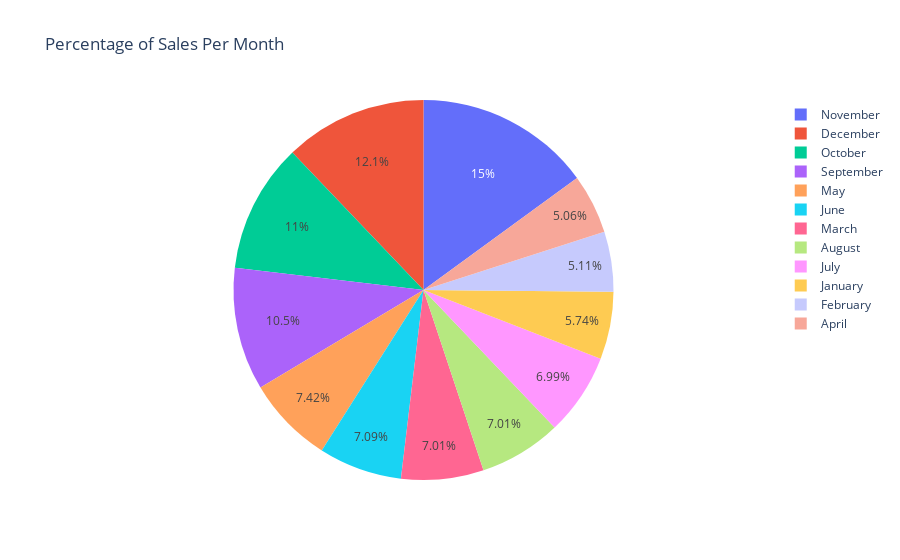

The notebook cell saved with this chart:
### Code cell
Monthly_Sales = pd.DataFrame(df.groupby('Month')['Sales Revenue'].sum()).reset_index()
fig = px.pie(Monthly_Sales, values='Sales Revenue', names='Month', title='Percentage of Sales Per Month ')
fig.show()

### Figure 1 — Plotly figure (JSON) as saved in the notebook; plotly's stock layout.template omitted (floating-point values rounded to 4 significant figures)
{"data": [{"domain": {"x": [0, 1], "y": [0, 1]}, "hovertemplate": "Month=%{label}<br>Sales Revenue=%{value}<extra></extra>", "labels": ["April", "August", "December", "February", "January", "July", "June", "March", "May", "November", "October", "September"], "legendgroup": "", "name": "", "showlegend": true, "type": "pie", "values": [492400.0, 681400.0, 1179000.0, 497000.0, 558400.0, 680200.0, 690000.0, 682000.0, 722100.0, 1456000.0, 1069000.0, 1018000.0]}], "layout": {"legend": {"tracegroupgap": 0}, "title": {"text": "Percentage of Sales Per Month "}}}
